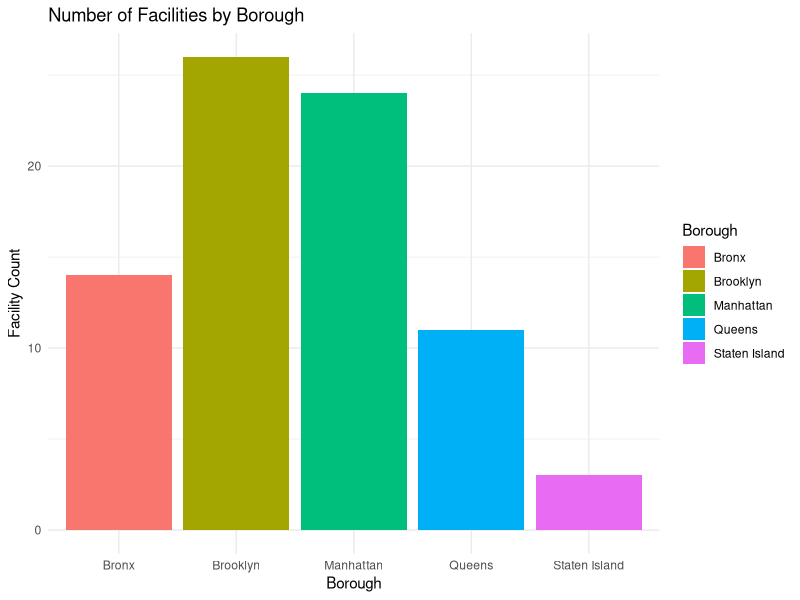

Source code (R):
## ---- chunk 1
library(tidyverse)
library(haven)
## ---- chunk 2
hospital_data =
  read_csv(file = "./data/Hospitals.csv")

facilities_by_borough = 
  hospital_data %>%
  group_by(Borough) %>%
  summarise(Facility_Count = n())

hospitals_by_type = 
  hospital_data %>% 
  group_by(`Facility Type`) %>% 
  summarise(Facility_Count = n())

facility_type_by_borough =
  hospital_data %>%
  group_by(Borough, `Facility Type`) %>%
  summarise(Facility_Count = n(), .groups = "drop") %>%
  pivot_wider(names_from = `Facility Type`, values_from = Facility_Count, values_fill = 0)

ggplot(data = facilities_by_borough, aes(x = Borough, y = Facility_Count, fill = Borough)) +
  geom_bar(stat = "identity") +
  theme_minimal() +
  labs(title = "Number of Facilities by Borough", x = "Borough", y = "Facility Count")

